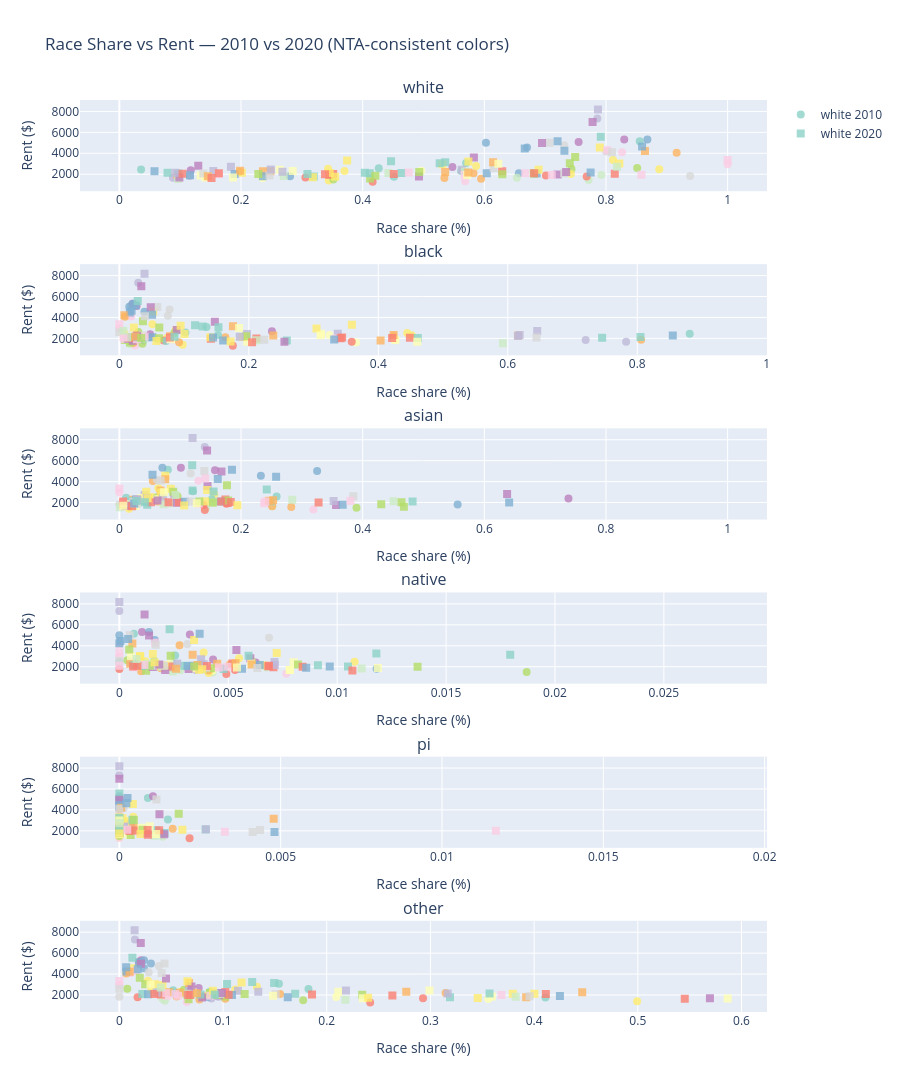

Notebook source saved alongside this figure:
### Code cell
import plotly.graph_objects as go
from plotly.subplots import make_subplots
import plotly.express as px

# 1. Create a consistent color for each NTA across all plots
nta_list = final_wide["NTA_name"].unique()
color_map = {nta: px.colors.qualitative.Set3[i % len(px.colors.qualitative.Set3)]
             for i, nta in enumerate(nta_list)}

# 2. Build subplots: one row per race group
rows = len(groups)
cols = 1  # 2010 + 2020 in the same plot

fig = make_subplots(
    rows=rows, cols=cols,
    subplot_titles=groups,
    vertical_spacing=0.08
)

for i, group in enumerate(groups):

    # --- 2010 trace ---
    fig.add_trace(
        go.Scatter(
            x=final_wide[f"{group}_share_2010"],
            y=final_wide["rent_mean_nta_2010"],
            mode="markers",
            marker=dict(
                size=8,
                opacity=0.8,
                symbol="circle",
                color=[color_map[nta] for nta in final_wide["NTA_name"]]
            ),
            text=final_wide["NTA_name"],
            hovertemplate="<b>%{text}</b><br>" +
                          f"{group} share (2010): %{{x:.1%}}<br>" +
                          "Rent 2010: $%{y:.0f}<extra></extra>",
            name=f"{group} 2010",
            showlegend=(i == 0)
        ),
        row=i+1, col=1
    )

    # --- 2020 trace ---
    fig.add_trace(
        go.Scatter(
            x=final_wide[f"{group}_share_2020"],
            y=final_wide["rent_mean_nta_2020"],
            mode="markers",
            marker=dict(
                size=8,
                opacity=0.8,
                symbol="square",
                color=[color_map[nta] for nta in final_wide["NTA_name"]]
            ),
            text=final_wide["NTA_name"],
            hovertemplate="<b>%{text}</b><br>" +
                          f"{group} share (2020): %{{x:.1%}}<br>" +
                          "Rent 2020: $%{y:.0f}<extra></extra>",
            name=f"{group} 2020",
            showlegend=(i == 0)
        ),
        row=i+1, col=1
    )

fig.update_xaxes(title_text="Race share (%)")
fig.update_yaxes(title_text="Rent ($)")

fig.update_layout(
    height=300 * rows,
    width=900,
    title="Race Share vs Rent — 2010 vs 2020 (NTA‑consistent colors)",
    hovermode="closest"
)

fig.show()

### Figure 1 — Plotly figure (JSON) as saved in the notebook; plotly's stock layout.template omitted (floating-point values rounded to 4 significant figures; data arrays with more than 128 entries replaced by an {"elided": "..."} marker saying what was removed)
{"data": [{"hovertemplate": "<b>%{text}</b><br>white share (2010): %{x:.1%}<br>Rent 2010: $%{y:.0f}<extra></extra>", "marker": {"color": {"elided": "205 str values"}, "opacity": 0.8, "size": 8, "symbol": "circle"}, "mode": "markers", "name": "white 2010", "showlegend": true, "text": {"elided": "205 str values"}, "type": "scatter", "x": {"elided": "205 float values"}, "xaxis": "x", "y": {"elided": "205 float values"}, "yaxis": "y"}, {"hovertemplate": "<b>%{text}</b><br>white share (2020): %{x:.1%}<br>Rent 2020: $%{y:.0f}<extra></extra>", "marker": {"color": {"elided": "205 str values"}, "opacity": 0.8, "size": 8, "symbol": "square"}, "mode": "markers", "name": "white 2020", "showlegend": true, "text": {"elided": "205 str values"}, "type": "scatter", "x": {"elided": "205 float values"}, "xaxis": "x", "y": {"elided": "205 float values"}, "yaxis": "y"}, {"hovertemplate": "<b>%{text}</b><br>black share (2010): %{x:.1%}<br>Rent 2010: $%{y:.0f}<extra></extra>", "marker": {"color": {"elided": "205 str values"}, "opacity": 0.8, "size": 8, "symbol": "circle"}, "mode": "markers", "name": "black 2010", "showlegend": false, "text": {"elided": "205 str values"}, "type": "scatter", "x": {"elided": "205 float values"}, "xaxis": "x2", "y": {"elided": "205 float values"}, "yaxis": "y2"}, {"hovertemplate": "<b>%{text}</b><br>black share (2020): %{x:.1%}<br>Rent 2020: $%{y:.0f}<extra></extra>", "marker": {"color": {"elided": "205 str values"}, "opacity": 0.8, "size": 8, "symbol": "square"}, "mode": "markers", "name": "black 2020", "showlegend": false, "text": {"elided": "205 str values"}, "type": "scatter", "x": {"elided": "205 float values"}, "xaxis": "x2", "y": {"elided": "205 float values"}, "yaxis": "y2"}, {"hovertemplate": "<b>%{text}</b><br>asian share (2010): %{x:.1%}<br>Rent 2010: $%{y:.0f}<extra></extra>", "marker": {"color": {"elided": "205 str values"}, "opacity": 0.8, "size": 8, "symbol": "circle"}, "mode": "markers", "name": "asian 2010", "showlegend": false, "text": {"elided": "205 str values"}, "type": "scatter", "x": {"elided": "205 float values"}, "xaxis": "x3", "y": {"elided": "205 float values"}, "yaxis": "y3"}, {"hovertemplate": "<b>%{text}</b><br>asian share (2020): %{x:.1%}<br>Rent 2020: $%{y:.0f}<extra></extra>", "marker": {"color": {"elided": "205 str values"}, "opacity": 0.8, "size": 8, "symbol": "square"}, "mode": "markers", "name": "asian 2020", "showlegend": false, "text": {"elided": "205 str values"}, "type": "scatter", "x": {"elided": "205 float values"}, "xaxis": "x3", "y": {"elided": "205 float values"}, "yaxis": "y3"}, {"hovertemplate": "<b>%{text}</b><br>native share (2010): %{x:.1%}<br>Rent 2010: $%{y:.0f}<extra></extra>", "marker": {"color": {"elided": "205 str values"}, "opacity": 0.8, "size": 8, "symbol": "circle"}, "mode": "markers", "name": "native 2010", "showlegend": false, "text": {"elided": "205 str values"}, "type": "scatter", "x": {"elided": "205 float values"}, "xaxis": "x4", "y": {"elided": "205 float values"}, "yaxis": "y4"}, {"hovertemplate": "<b>%{text}</b><br>native share (2020): %{x:.1%}<br>Rent 2020: $%{y:.0f}<extra></extra>", "marker": {"color": {"elided": "205 str values"}, "opacity": 0.8, "size": 8, "symbol": "square"}, "mode": "markers", "name": "native 2020", "showlegend": false, "text": {"elided": "205 str values"}, "type": "scatter", "x": {"elided": "205 float values"}, "xaxis": "x4", "y": {"elided": "205 float values"}, "yaxis": "y4"}, {"hovertemplate": "<b>%{text}</b><br>pi share (2010): %{x:.1%}<br>Rent 2010: $%{y:.0f}<extra></extra>", "marker": {"color": {"elided": "205 str values"}, "opacity": 0.8, "size": 8, "symbol": "circle"}, "mode": "markers", "name": "pi 2010", "showlegend": false, "text": {"elided": "205 str values"}, "type": "scatter", "x": {"elided": "205 float values"}, "xaxis": "x5", "y": {"elided": "205 float values"}, "yaxis": "y5"}, {"hovertemplate": "<b>%{text}</b><br>pi share (2020): %{x:.1%}<br>Rent 2020: $%{y:.0f}<extra></extra>", "marker": {"color": {"elided": "205 str values"}, "opacity": 0.8, "size": 8, "symbol": "square"}, "mode": "markers", "name": "pi 2020", "showlegend": false, "text": {"elided": "205 str values"}, "type": "scatter", "x": {"elided": "205 float values"}, "xaxis": "x5", "y": {"elided": "205 float values"}, "yaxis": "y5"}, {"hovertemplate": "<b>%{text}</b><br>other share (2010): %{x:.1%}<br>Rent 2010: $%{y:.0f}<extra></extra>", "marker": {"color": {"elided": "205 str values"}, "opacity": 0.8, "size": 8, "symbol": "circle"}, "mode": "markers", "name": "other 2010", "showlegend": false, "text": {"elided": "205 str values"}, "type": "scatter", "x": {"elided": "205 float values"}, "xaxis": "x6", "y": {"elided": "205 float values"}, "yaxis": "y6"}, {"hovertemplate": "<b>%{text}</b><br>other share (2020): %{x:.1%}<br>Rent 2020: $%{y:.0f}<extra></extra>", "marker": {"color": {"elided": "205 str values"}, "opacity": 0.8, "size": 8, "symbol": "square"}, "mode": "markers", "name": "other 2020", "showlegend": false, "text": {"elided": "205 str values"}, "type": "scatter", "x": {"elided": "205 float values"}, "xaxis": "x6", "y": {"elided": "205 float values"}, "yaxis": "y6"}], "layout": {"annotations": [{"font": {"size": 16}, "showarrow": false, "text": "white", "x": 0.5, "xanchor": "center", "xref": "paper", "y": 1.0, "yanchor": "bottom", "yref": "paper"}, {"font": {"size": 16}, "showarrow": false, "text": "black", "x": 0.5, "xanchor": "center", "xref": "paper", "y": 0.82, "yanchor": "bottom", "yref": "paper"}, {"font": {"size": 16}, "showarrow": false, "text": "asian", "x": 0.5, "xanchor": "center", "xref": "paper", "y": 0.64, "yanchor": "bottom", "yref": "paper"}, {"font": {"size": 16}, "showarrow": false, "text": "native", "x": 0.5, "xanchor": "center", "xref": "paper", "y": 0.46, "yanchor": "bottom", "yref": "paper"}, {"font": {"size": 16}, "showarrow": false, "text": "pi", "x": 0.5, "xanchor": "center", "xref": "paper", "y": 0.28, "yanchor": "bottom", "yref": "paper"}, {"font": {"size": 16}, "showarrow": false, "text": "other", "x": 0.5, "xanchor": "center", "xref": "paper", "y": 0.1, "yanchor": "bottom", "yref": "paper"}], "height": 1800, "hovermode": "closest", "title": {"text": "Race Share vs Rent — 2010 vs 2020 (NTA‑consistent colors)"}, "width": 900, "xaxis": {"anchor": "y", "domain": [0, 1], "title": {"text": "Race share (%)"}}, "xaxis2": {"anchor": "y2", "domain": [0, 1], "title": {"text": "Race share (%)"}}, "xaxis3": {"anchor": "y3", "domain": [0, 1], "title": {"text": "Race share (%)"}}, "xaxis4": {"anchor": "y4", "domain": [0, 1], "title": {"text": "Race share (%)"}}, "xaxis5": {"anchor": "y5", "domain": [0, 1], "title": {"text": "Race share (%)"}}, "xaxis6": {"anchor": "y6", "domain": [0, 1], "title": {"text": "Race share (%)"}}, "yaxis": {"anchor": "x", "domain": [0.9, 1.0], "title": {"text": "Rent ($)"}}, "yaxis2": {"anchor": "x2", "domain": [0.72, 0.82], "title": {"text": "Rent ($)"}}, "yaxis3": {"anchor": "x3", "domain": [0.54, 0.64], "title": {"text": "Rent ($)"}}, "yaxis4": {"anchor": "x4", "domain": [0.36, 0.46], "title": {"text": "Rent ($)"}}, "yaxis5": {"anchor": "x5", "domain": [0.18, 0.28], "title": {"text": "Rent ($)"}}, "yaxis6": {"anchor": "x6", "domain": [0, 0.1], "title": {"text": "Rent ($)"}}}}
